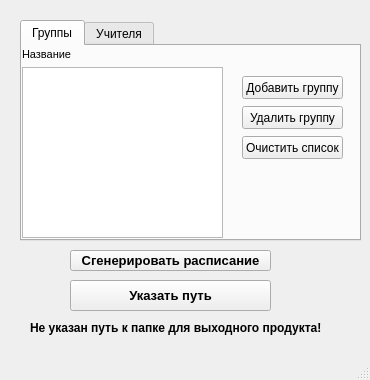
<?xml version="1.0" encoding="UTF-8"?>
<ui version="4.0">
 <class>ScheduleDepartment</class>
 <widget class="QMainWindow" name="ScheduleDepartment">
  <property name="geometry">
   <rect>
    <x>0</x>
    <y>0</y>
    <width>370</width>
    <height>380</height>
   </rect>
  </property>
  <property name="minimumSize">
   <size>
    <width>370</width>
    <height>380</height>
   </size>
  </property>
  <property name="maximumSize">
   <size>
    <width>370</width>
    <height>380</height>
   </size>
  </property>
  <property name="windowTitle">
   <string>Генератор расписания</string>
  </property>
  <widget class="QWidget" name="centralwidget">
   <widget class="QPushButton" name="GenerateScheduelButton">
    <property name="geometry">
     <rect>
      <x>70</x>
      <y>250</y>
      <width>201</width>
      <height>21</height>
     </rect>
    </property>
    <property name="font">
     <font>
      <pointsize>10</pointsize>
      <weight>75</weight>
      <bold>true</bold>
     </font>
    </property>
    <property name="text">
     <string>Сгенерировать расписание</string>
    </property>
   </widget>
   <widget class="QTabWidget" name="tabWidget">
    <property name="geometry">
     <rect>
      <x>20</x>
      <y>20</y>
      <width>341</width>
      <height>221</height>
     </rect>
    </property>
    <property name="tabPosition">
     <enum>QTabWidget::North</enum>
    </property>
    <property name="tabShape">
     <enum>QTabWidget::Rounded</enum>
    </property>
    <property name="currentIndex">
     <number>0</number>
    </property>
    <property name="elideMode">
     <enum>Qt::ElideNone</enum>
    </property>
    <widget class="QWidget" name="tab">
     <attribute name="title">
      <string>Группы</string>
     </attribute>
     <widget class="QListWidget" name="StudyGroupList">
      <property name="geometry">
       <rect>
        <x>0</x>
        <y>21</y>
        <width>201</width>
        <height>171</height>
       </rect>
      </property>
     </widget>
     <widget class="QPushButton" name="AddStudyGroupButton">
      <property name="geometry">
       <rect>
        <x>220</x>
        <y>30</y>
        <width>101</width>
        <height>23</height>
       </rect>
      </property>
      <property name="text">
       <string>Добавить группу</string>
      </property>
     </widget>
     <widget class="QPushButton" name="RemoveStudyGroupButton">
      <property name="geometry">
       <rect>
        <x>220</x>
        <y>60</y>
        <width>101</width>
        <height>23</height>
       </rect>
      </property>
      <property name="text">
       <string>Удалить группу</string>
      </property>
     </widget>
     <widget class="QLabel" name="StudyGroupNameLable">
      <property name="geometry">
       <rect>
        <x>0</x>
        <y>0</y>
        <width>61</width>
        <height>16</height>
       </rect>
      </property>
      <property name="font">
       <font>
        <pointsize>8</pointsize>
       </font>
      </property>
      <property name="text">
       <string>Название</string>
      </property>
     </widget>
     <widget class="QPushButton" name="ClearSudyGroupButton">
      <property name="geometry">
       <rect>
        <x>220</x>
        <y>90</y>
        <width>101</width>
        <height>23</height>
       </rect>
      </property>
      <property name="text">
       <string>Очистить список</string>
      </property>
     </widget>
    </widget>
    <widget class="QWidget" name="tab_2">
     <attribute name="title">
      <string>Учителя</string>
     </attribute>
     <widget class="QListWidget" name="TeacherList">
      <property name="geometry">
       <rect>
        <x>0</x>
        <y>21</y>
        <width>201</width>
        <height>171</height>
       </rect>
      </property>
     </widget>
     <widget class="QPushButton" name="AddTeacherButton">
      <property name="geometry">
       <rect>
        <x>210</x>
        <y>20</y>
        <width>111</width>
        <height>23</height>
       </rect>
      </property>
      <property name="text">
       <string>Добавить учителя</string>
      </property>
     </widget>
     <widget class="QPushButton" name="RemoveTeacherButton">
      <property name="geometry">
       <rect>
        <x>210</x>
        <y>50</y>
        <width>111</width>
        <height>23</height>
       </rect>
      </property>
      <property name="text">
       <string>Удалить учителя</string>
      </property>
     </widget>
     <widget class="QLabel" name="NameTeacherLabel">
      <property name="geometry">
       <rect>
        <x>0</x>
        <y>0</y>
        <width>81</width>
        <height>16</height>
       </rect>
      </property>
      <property name="text">
       <string>         ФИО</string>
      </property>
     </widget>
    </widget>
   </widget>
   <widget class="QLabel" name="NoPathLable">
    <property name="geometry">
     <rect>
      <x>30</x>
      <y>320</y>
      <width>301</width>
      <height>16</height>
     </rect>
    </property>
    <property name="font">
     <font>
      <weight>75</weight>
      <bold>true</bold>
     </font>
    </property>
    <property name="text">
     <string>Не указан путь к папке для выходного продукта!</string>
    </property>
   </widget>
   <widget class="QPushButton" name="ChooseFolderButton">
    <property name="geometry">
     <rect>
      <x>70</x>
      <y>280</y>
      <width>201</width>
      <height>31</height>
     </rect>
    </property>
    <property name="font">
     <font>
      <pointsize>10</pointsize>
      <weight>75</weight>
      <bold>true</bold>
     </font>
    </property>
    <property name="text">
     <string>Указать путь</string>
    </property>
   </widget>
  </widget>
  <widget class="QMenuBar" name="menubar">
   <property name="geometry">
    <rect>
     <x>0</x>
     <y>0</y>
     <width>370</width>
     <height>21</height>
    </rect>
   </property>
  </widget>
  <widget class="QStatusBar" name="statusbar"/>
 </widget>
 <resources/>
 <connections/>
</ui>
